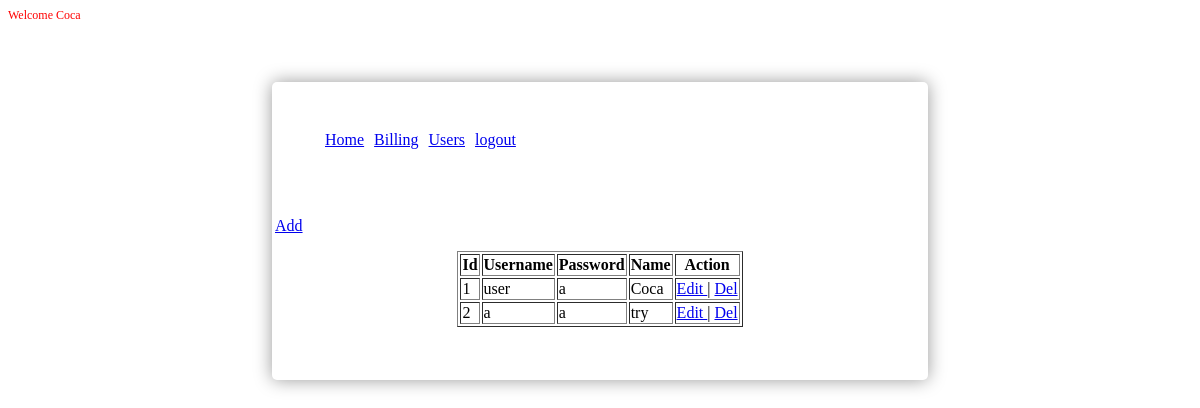
The page /user.php (signed in) on the database its author committed.
### tables this page shows
CREATE TABLE IF NOT EXISTS `user` (
  `id` int(10) NOT NULL AUTO_INCREMENT,
  `username` varchar(50) NOT NULL,
  `password` varchar(60) NOT NULL,
  `name` varchar(60) NOT NULL,
  PRIMARY KEY (`id`)
);

### user.php (the view, shortened to what this page needs)
<?php
$session=$_SESSION['id'];
$result = mysql_query("SELECT * FROM user where id= '$session'");
while($row = mysql_fetch_array($result))
  {
  $sessionname=$row['name'];
  }
?>
<p style="color:#F00; font-size:12px;">Welcome <?php echo $sessionname;?></p>
<!DOCTYPE html PUBLIC "-//W3C//DTD XHTML 1.0 Transitional//EN" "http://www.w3.org/TR/xhtml1/DTD/xhtml1-transitional.dtd">
<html xmlns="http://www.w3.org/1999/xhtml">
<head><link href="src/facebox.css" media="screen" rel="stylesheet" type="text/css" />
</head>
<body>
<div style=" width:650px; margin:0 auto; position:relative; border:3px solid rgba(0,0,0,0); -webkit-border-radius:5px; -moz-border-radius:5px; border-radius:5px; -webkit-box-shadow:0 0 18px rgba<br />
(0,0,0,0.4); -moz-box-shadow:0 0 18px rgba(0,0,0,0.4); box-shadow:0 0 18px rgba(0,0,0,0.4); margin-top:5%;">
<div id="header">
<ul>
<li><a href="billing.php">Home</a></li>
<li><a href="bill.php">Billing</a></li>
<li><a href="user.php">Users</a></li>
<li><a href="logout.php">logout</a></li>
</ul>
</div>
<p><a rel="facebox" href="adduser.php">Add</a></p>
<center>
<?php
$result = mysql_query("SELECT * FROM user");
echo "<table border='1' bgcolor='#fff'>
<tr>
<th>Id</th>
<th>Username</th>
<th>Password</th>
<th>Name</th>
<th>Action</th>
</tr>";
while($row = mysql_fetch_array($result))
  {
  echo "<tr>";
  echo "<td>" . $row['id'] . "</td>";
  echo "<td>" . $row['username'] . "</td>";
  echo "<td>" . $row['password'] . "</td>";
  echo "<td>" . $row['name'] . "</td>";
 echo "<td><a rel='facebox' href='edituser.php?id=".$row['id']."'>Edit </a>| ";
 echo "<a rel='facebox' href='deluser.php?id=".$row['id']."'>Del</td>";
  echo "</tr>";
  }
echo "</table>";
?>
<p>&nbsp;</p>
</center>
</div>
</body>
</html> <script src="js/jquery.js"></script>

### user.php (style rules this page uses)
#header ul li { list-style:none; float:left; margin-top:30px; margin-left:10px; }
#header { width:650px; height:100px; }

### rows shown on the page
user: name "Coca", id "1", username "user", password "a"
user: id "2", username "a", password "a", name "try"
